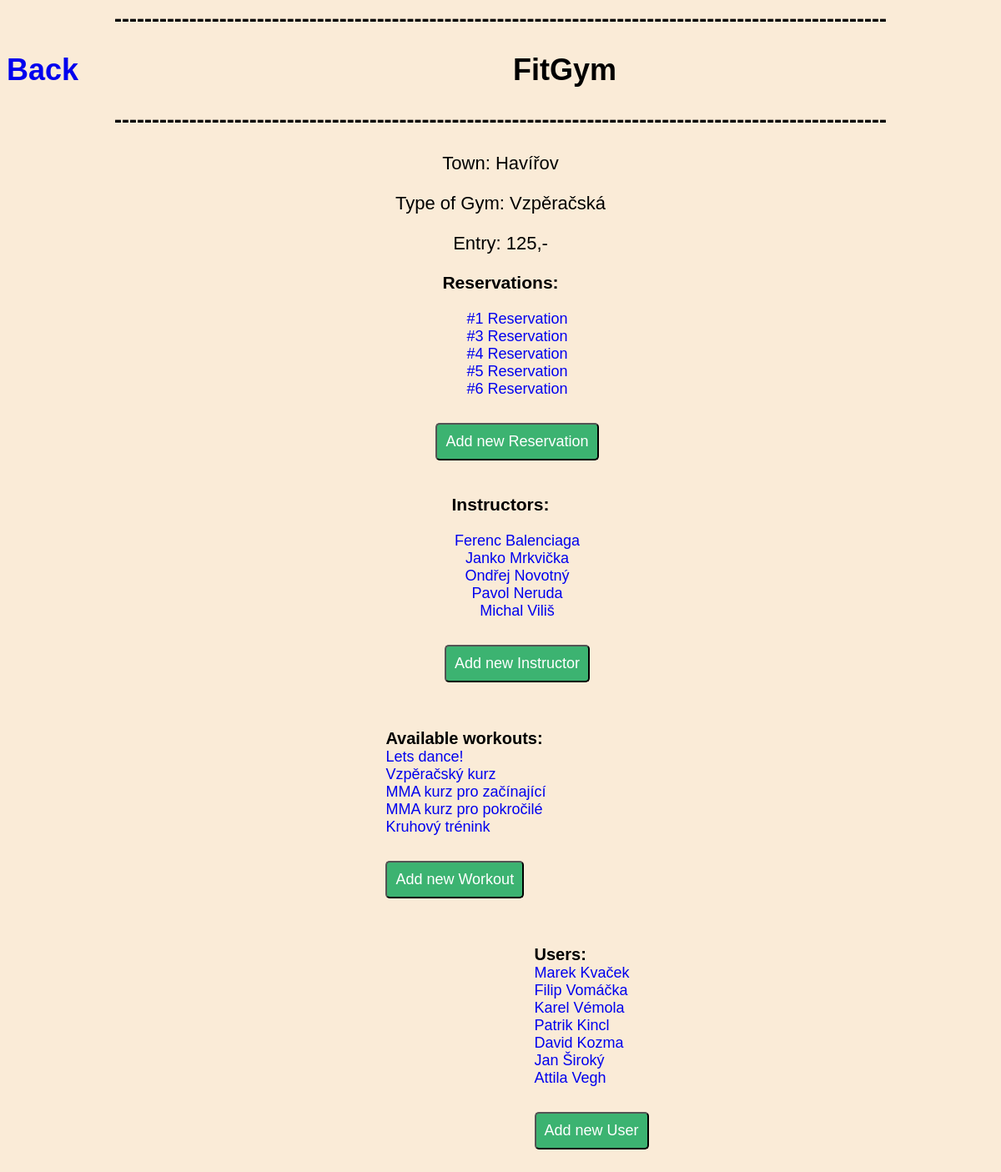
The page /gym/1 on the database its author committed.
### reservations/models.py (models this page shows, shortened)
class Gym(models.Model):
    name = models.CharField(max_length=30)
    town = models.CharField(max_length=30)
    description = models.CharField(max_length=100)
    entry = models.IntegerField()

class Reservation(models.Model):
    user = models.ForeignKey(User, on_delete=models.CASCADE)
    workout = models.ForeignKey(Workout, on_delete=models.CASCADE)
    reservation_date = models.DateField()
    gym = models.ForeignKey(Gym, on_delete=models.CASCADE)

class Instructor(models.Model):
    firstname = models.CharField(max_length=30)
    lastname = models.CharField(max_length=30)
    email = models.EmailField()
    phone_number = models.IntegerField()

class Workout(models.Model):
    name = models.CharField(max_length=100)
    description = models.CharField(max_length=100)
    duration = models.IntegerField()
    difficulty = models.CharField(max_length=100)
    instructor = models.ForeignKey(Instructor, on_delete=models.CASCADE)
    equipment = models.ForeignKey(Equipment, on_delete=models.CASCADE)

class User(models.Model):
    firstname = models.CharField(max_length=30)
    lastname = models.CharField(max_length=30)
    email = models.EmailField()
    age = models.IntegerField()
    password = models.CharField(max_length=30)

### reservations/views.py (the view)
# urls.py: path('gym/<int:gym_id>',views.gym, name='gym'),
def gym(request,gym_id):
    instructors = Instructor.objects.all()
    workouts = Workout.objects.all()
    users = User.objects.all()
    gym = get_object_or_404(Gym,pk = gym_id)
    reservations =  Reservation.objects.filter(gym = gym)
    reservation_form = ReservationForm()
    return render(request,'reservations/gym.html',{'instructors' : instructors ,'users' : users,'workouts' : workouts,'gym' : gym, 'reservations' : reservations,'reservation_form' : reservation_form})

### templates/reservations/gym.html (shortened to what this page needs)
<html>
    <body>
        <h2>-------------------------------------------------------------------------------------------------------</h1>
        <h1><a class="back" href = "{% url 'index' %}"> Back</a>{{gym.name}}</h1>
        <h2>-------------------------------------------------------------------------------------------------------</h1>
        <p class ="gym_main">Town: {{gym.town}}</p>
        <p class ="gym_main" >Type of Gym: {{gym.description}}</p>
        <p class ="gym_main">Entry: {{gym.entry}},-</p>
        {% if gym.reservation_set.all %}
            <h3>Reservations:</h3>
            <ul class = "ul_middle">
                {% for reservation in gym.reservation_set.all %}
                <li><a href="{% url 'reservation_detail' gym.id reservation.id %}">#{{ reservation.id }} Reservation</a></li>
            {% endfor %}
            <a href="{% url 'reservation_add' gym.id%}"><button type="button">Add new Reservation</button></a>
            </ul>
            <h3>Instructors:</h3>
            <ul class = "ul_middle">
                {% for instructor in instructors %}
                <li><a href="{% url 'instructor_detail_main' gym.id instructor.id %}">{{ instructor.firstname }} {{ instructor.lastname }} </a></li>
            {% endfor %}
            <a href="{% url 'instructor_add' gym.id%}"><button type="button">Add new Instructor</button></a>
            </ul>
        {% else %}
            <p>No reservations yet.</p>
        {% endif %}
        <ul class="left" >
            <li class = "main_ul">Available workouts:</li>
        {% for w in workouts %}
        <li>
            <li><a href="{% url 'workout_detail_main' gym.id w.id %}">{{w.name}} </a></li>
        </li>
        {% endfor %}
        <a href="{% url 'workout_add' gym.id %}"><button type="button">Add new Workout</button></a>
        </ul>
        <ul class="right">
            <li class = "main_ul">Users:</li>
            {% for user in users %}
            <li>
                <a href="{% url 'user_detail_main' gym.id user.id %}"> {{user.firstname}}  {{user.lastname}}</a>
            </li>
            {% endfor %}
            <a href="{% url 'user_add' gym.id %}"><button type="button">Add new User</button></a>
            </ul>
    </body>
</html

### templates/reservations/gym.html (style rules this page uses)
button { margin-bottom : 20px; background-color: #3CB371; color: white; padding: 10px 10px; border-radius: 5px; font-size: 18px; margin-top: 30px; }
ul { list-style-type: none; }
.ul_middle { list-style-type: none; text-align: center; }
h3 { text-align: center; }
.back { display :flex; margin-right : 44%; }
h1 { display :flex; text-align : center; }
body { background-color: #FAEBD7; font-family: Arial, sans-serif; font-size: 18px; }
a { text-decoration: none; }
h2 { text-align : center; }
.gym_main { text-align : center; font-size: 22px; }
.left { margin-left : 35%; float : left; }
.right { margin-right : 35%; float : right; }
.main_ul { font-weight: bold; list-style-type: none; font-size: 20px; }

### rows shown on the page
Gym: name "FitGym", town "Havířov", description "Vzpěračská", entry "125"
Reservation: id "1"
Reservation: id "3"
Reservation: id "4"
Reservation: id "5"
Reservation: id "6"
Instructor: firstname "Ferenc", lastname "Balenciaga"
Instructor: firstname "Janko", lastname "Mrkvička"
Instructor: firstname "Ondřej", lastname "Novotný"
Instructor: firstname "Pavol", lastname "Neruda"
Instructor: firstname "Michal", lastname "Viliš"
Workout: name "Lets dance!"
Workout: name "Vzpěračský kurz"
Workout: name "MMA kurz pro začínající"
Workout: name "MMA kurz pro pokročilé"
Workout: name "Kruhový trénink"
User: firstname "Marek", lastname "Kvaček"
User: firstname "Filip", lastname "Vomáčka"
User: firstname "Karel", lastname "Vémola"
User: firstname "Patrik", lastname "Kincl"
User: firstname "David", lastname "Kozma"
User: firstname "Jan", lastname "Široký"
User: firstname "Attila", lastname "Vegh"
